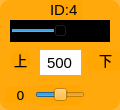
    <widget class="QWidget" name="widget_id4" native="true">
     <property name="geometry">
      <rect>
       <x>350</x>
       <y>190</y>
       <width>120</width>
       <height>110</height>
      </rect>
     </property>
     <property name="styleSheet">
      <string notr="true">background-color: rgb(255, 165, 0, 200);
border-radius:10px;</string>
     </property>
     <widget class="QSlider" name="horizontalSlider_4">
      <property name="geometry">
       <rect>
        <x>10</x>
        <y>20</y>
        <width>100</width>
        <height>22</height>
       </rect>
      </property>
      <property name="autoFillBackground">
       <bool>false</bool>
      </property>
      <property name="styleSheet">
       <string notr="true">background-color: rgb(0, 0, 0);
border-radius:0px;</string>
      </property>
      <property name="minimum">
       <number>0</number>
      </property>
      <property name="maximum">
       <number>1000</number>
      </property>
      <property name="pageStep">
       <number>1</number>
      </property>
      <property name="value">
       <number>500</number>
      </property>
      <property name="orientation">
       <enum>Qt::Horizontal</enum>
      </property>
     </widget>
     <widget class="QLabel" name="label_ID4">
      <property name="geometry">
       <rect>
        <x>50</x>
        <y>0</y>
        <width>32</width>
        <height>20</height>
       </rect>
      </property>
      <property name="font">
       <font>
        <family>Arial</family>
        <pointsize>11</pointsize>
       </font>
      </property>
      <property name="styleSheet">
       <string notr="true">background-color: rgb(255, 255, 255， 0);
border-radius:0px;</string>
      </property>
      <property name="text">
       <string>ID:4</string>
      </property>
     </widget>
     <widget class="QLineEdit" name="lineEdit_4">
      <property name="geometry">
       <rect>
        <x>40</x>
        <y>50</y>
        <width>41</width>
        <height>25</height>
       </rect>
      </property>
      <property name="font">
       <font>
        <family>Arial</family>
        <pointsize>11</pointsize>
       </font>
      </property>
      <property name="autoFillBackground">
       <bool>false</bool>
      </property>
      <property name="styleSheet">
       <string notr="true">background-color: rgb(255, 255, 255);
border-radius:0px;</string>
      </property>
      <property name="text">
       <string>500</string>
      </property>
      <property name="alignment">
       <set>Qt::AlignCenter</set>
      </property>
      <property name="readOnly">
       <bool>false</bool>
      </property>
     </widget>
     <widget class="QLabel" name="label_10">
      <property name="geometry">
       <rect>
        <x>85</x>
        <y>50</y>
        <width>41</width>
        <height>21</height>
       </rect>
      </property>
      <property name="font">
       <font>
        <family>黑体</family>
        <pointsize>10</pointsize>
       </font>
      </property>
      <property name="styleSheet">
       <string notr="true">background-color: rgb(255, 255, 255， 0);</string>
      </property>
      <property name="text">
       <string>&lt;html&gt;&lt;head/&gt;&lt;body&gt;&lt;p align=&quot;center&quot;&gt;下&lt;/p&gt;&lt;/body&gt;&lt;/html&gt;</string>
      </property>
     </widget>
     <widget class="QLabel" name="label_d4">
      <property name="geometry">
       <rect>
        <x>5</x>
        <y>87</y>
        <width>31</width>
        <height>16</height>
       </rect>
      </property>
      <property name="font">
       <font>
        <family>DejaVu Sans</family>
        <pointsize>10</pointsize>
       </font>
      </property>
      <property name="styleSheet">
       <string notr="true">background-color: rgb(255, 255, 255， 0);</string>
      </property>
      <property name="text">
       <string>0</string>
      </property>
      <property name="alignment">
       <set>Qt::AlignCenter</set>
      </property>
     </widget>
     <widget class="QLabel" name="label_12">
      <property name="geometry">
       <rect>
        <x>10</x>
        <y>50</y>
        <width>21</width>
        <height>21</height>
       </rect>
      </property>
      <property name="font">
       <font>
        <family>黑体</family>
        <pointsize>10</pointsize>
       </font>
      </property>
      <property name="styleSheet">
       <string notr="true">background-color: rgb(255, 255, 255， 0);</string>
      </property>
      <property name="text">
       <string>&lt;html&gt;&lt;head/&gt;&lt;body&gt;&lt;p align=&quot;center&quot;&gt;上&lt;/p&gt;&lt;/body&gt;&lt;/html&gt;</string>
      </property>
     </widget>
     <widget class="QSlider" name="horizontalSlider_14">
      <property name="geometry">
       <rect>
        <x>35</x>
        <y>85</y>
        <width>50</width>
        <height>20</height>
       </rect>
      </property>
      <property name="styleSheet">
       <string notr="true">background-color: rgb(255, 255, 255， 0);</string>
      </property>
      <property name="minimum">
       <number>-125</number>
      </property>
      <property name="maximum">
       <number>125</number>
      </property>
      <property name="pageStep">
       <number>1</number>
      </property>
      <property name="orientation">
       <enum>Qt::Horizontal</enum>
      </property>
     </widget>
    </widget>
